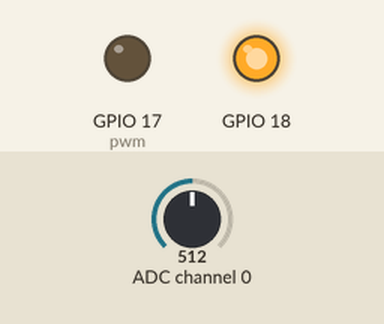
This program was run on a simulated Raspberry Pi (BCM pin numbers). Parts: output pins drawn as LEDs (lit = HIGH). Inputs (shaded band) come from the test bench; at power-on: ADC channel 0 = 512 (analog values on the 0–1023 scale). What the program prints to the terminal is not drawn.

Above: at 1.2 s.
1.3 s: ADC channel 0 set to 834
2.8 s: ADC channel 0 set to 861
At 2.95 s:
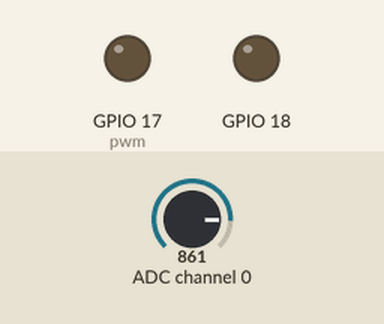
5.8 s: ADC channel 0 set to 716
At 7.1 s:
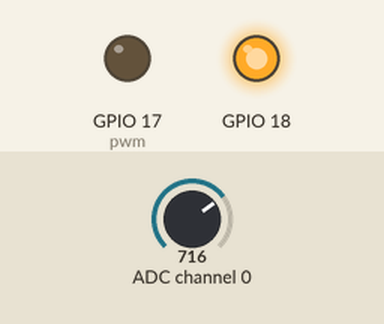
Timing chart, 0 to 8.8 s (numbered marks = the images above; inputs shaded):
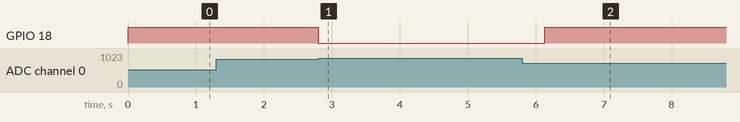

The program:

LightArmWave.py
```python
import smbus
import time
import RPi.GPIO as GPIO
import threading
from threading import Thread

#setup
GPIO.setmode(GPIO.BCM)
GPIO.setup(18, GPIO.OUT)
GPIO.setup(17, GPIO.OUT)

global ligthMeasure
lightMeasure = 0

def StartLight():
 print("startlight function started")
 bus = smbus.SMBus(1)
 bus.write_byte(0x48, 0x00)

 while(True):
  print("started measuring")
  lightMeasure = bus.read_byte(0x48)

  if (lightMeasure < 210):
   # tænder lampen
   GPIO.output(18, GPIO.HIGH)
   print("18 high")
  if (lightMeasure >210):
   GPIO.output(18, GPIO.LOW)
   print("18 low")
   waveArm()
   print("waveArm")
   #Thread(target=waveArm).start()
   #print(lightMeasure)
 time.sleep(2)

def waveArm():
 pwm = GPIO.PWM(17, 50)
 pwm.start(7)
 for i in range(0,180):
  DC=1./10.*(i)+2
  pwm.ChangeDutyCycle(DC)
  time.sleep(0.001)
 for i in range(180,0, -1):
  DC=1./100.*i +2
  pwm.ChangeDutyCycle(DC)

StartLight()
#waveArm()
#try:
#       Thread(target=StartLight).start()
#       Thread(target=StartWave).start()

#except:
#       print("Threading did not work")
```

Measured:
- the behaviour switches between 846 and 847 on ADC channel 0 (found by bisection; images 0 and 1)
- after the input at 2.8 s, GPIO 18: HIGH → LOW at once
- after the input at 5.8 s, GPIO 17 (pwm): stays LOW (without the input it goes to HIGH after 4.0 s); GPIO 18: LOW → HIGH after 0.33 s
